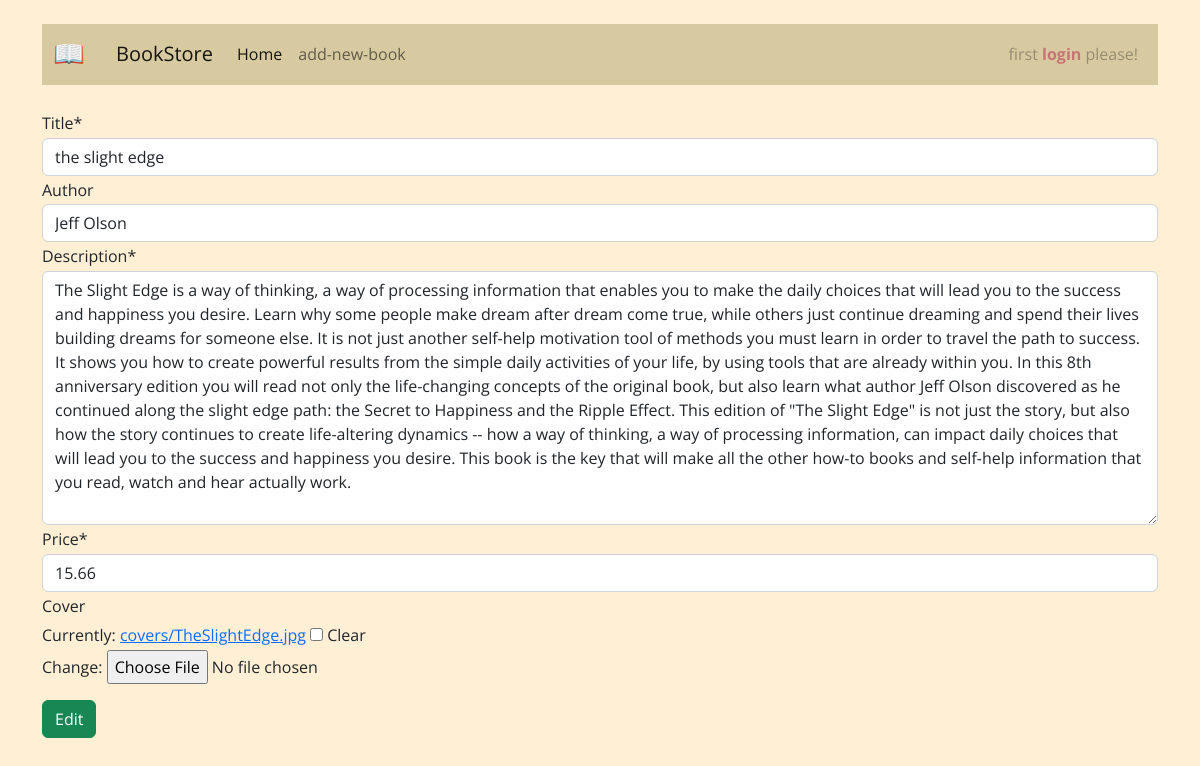
Page /books/4/edit/ on the committed database.
### books/models.py (models this page shows, shortened)
class Book(models.Model):
    title = models.CharField(max_length=200)
    description = models.TextField()
    author = models.CharField(max_length=100, blank=True)
    price = models.DecimalField(max_digits=5, decimal_places=2)
    cover = models.ImageField(upload_to='covers/', blank=True)
    slug = models.SlugField(null=False, unique=True) # (new)
    class Meta:
        verbose_name = 'Book'
        verbose_name_plural = 'Books'

### books/views.py (the view)
# urls.py: path('<int:pk>/edit/', views.BookUpdateView.as_view(), name='book_update'),
class BookUpdateView(generic.UpdateView):
    model = Book
    fields = ['title', 'author', 'description', 'price', 'cover', ]
    template_name = 'books/book_update.html'

### books/templates/books/book_update.html (shortened to what this page needs)
{% extends '_base.html' %}
{% load crispy_forms_tags %}
{% block content %}
    <form action="" method="post" class="mt-4" enctype="multipart/form-data">
        {{ form|crispy }}
        <button type="submit" class="btn btn-success mt-3">Edit</button>
    </form>
{% endblock content %}

### static/css/style.css (style rules this page uses)
body { font-family: 'Open Sans', sans-serif; line-height: 1.8rem; background-color: papayawhip; }

### rows in the picture
Book: title "the slight edge", author "Jeff Olson", description "The Slight Edge is a way of thinking, a way of processing information that enables you to make the daily choices that will lead you to the success and happiness you desire. Learn why some people make dream after dream come true, while others just continue dreaming and spend their lives building dreams for someone else. It is not just another self-help motivation tool of methods you must learn in order to travel the path to success. It shows you how to create powerful results from the simple daily activities of your life, by using tools that are already within you. In this 8th anniversary edition you will read not only the life-changing concepts of the original book, but also learn what…", price "15.66"
